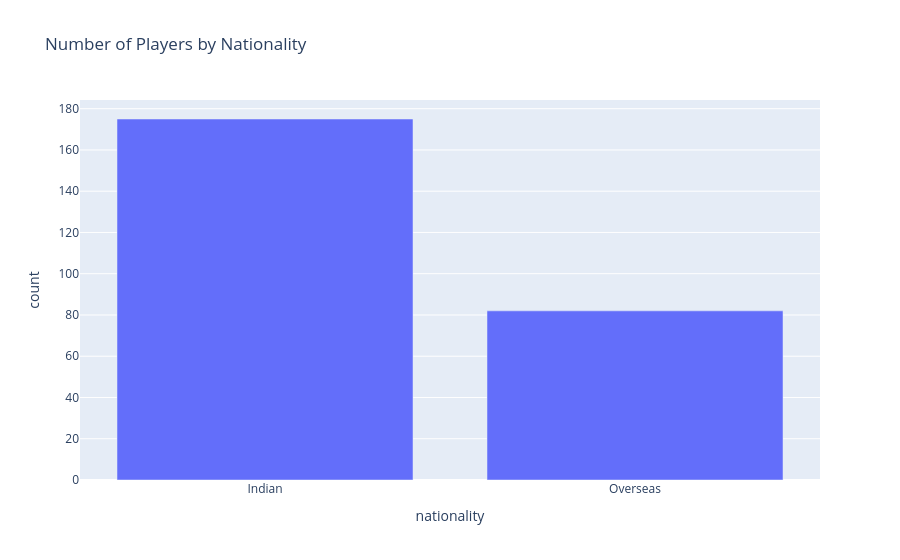

Notebook source saved alongside this figure:
### Code cell
#  Bar: Nationality vs Count of Players
count_nat = df.groupby("nationality").size().reset_index(name="count")
fig = px.bar(count_nat, x="nationality", y="count",
             title="Number of Players by Nationality")
fig.show()

### Figure 1 — Plotly figure (JSON) as saved in the notebook; plotly's stock layout.template omitted (floating-point values rounded to 4 significant figures)
{"data": [{"hovertemplate": "nationality=%{x}<br>count=%{y}<extra></extra>", "legendgroup": "", "marker": {"color": "#636efa", "pattern": {"shape": ""}}, "name": "", "orientation": "v", "showlegend": false, "textposition": "auto", "type": "bar", "x": ["Indian", "Overseas"], "xaxis": "x", "y": [175, 82], "yaxis": "y"}], "layout": {"barmode": "relative", "legend": {"tracegroupgap": 0}, "title": {"text": "Number of Players by Nationality"}, "xaxis": {"anchor": "y", "domain": [0, 1], "title": {"text": "nationality"}}, "yaxis": {"anchor": "x", "domain": [0, 1], "title": {"text": "count"}}}}
